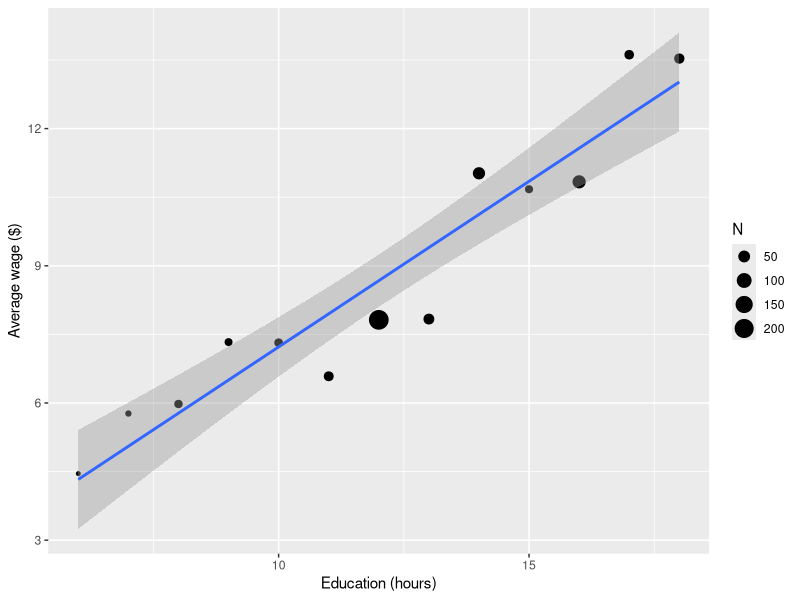
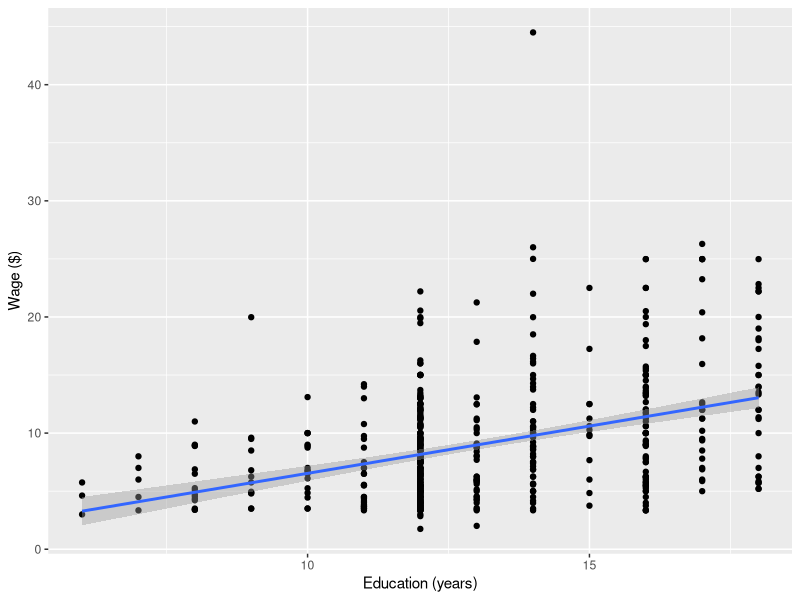
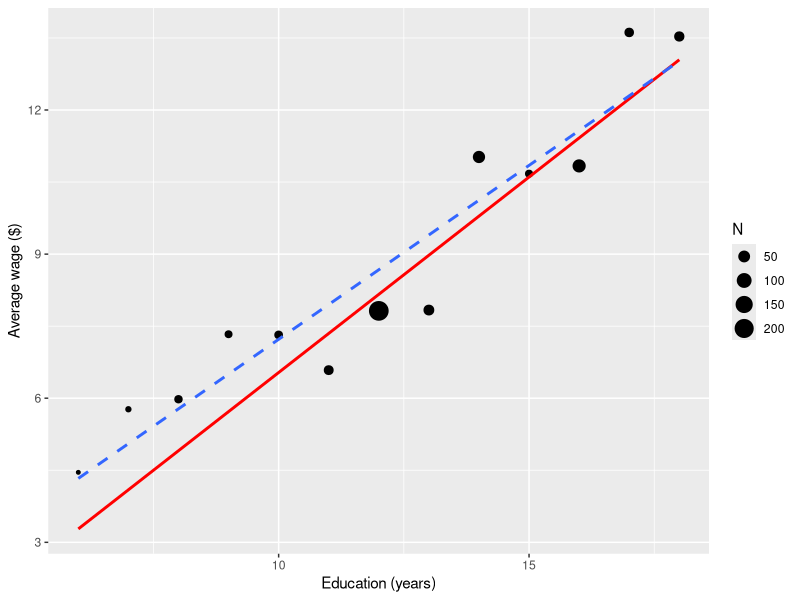
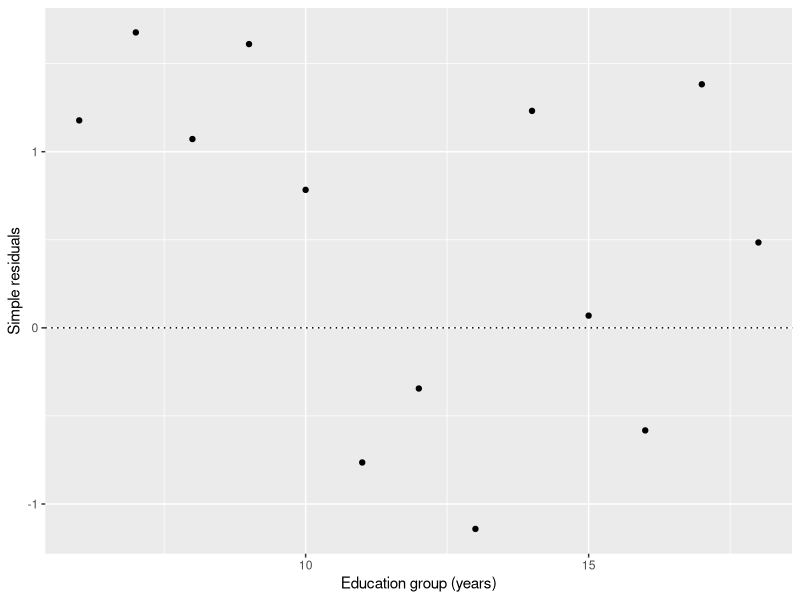
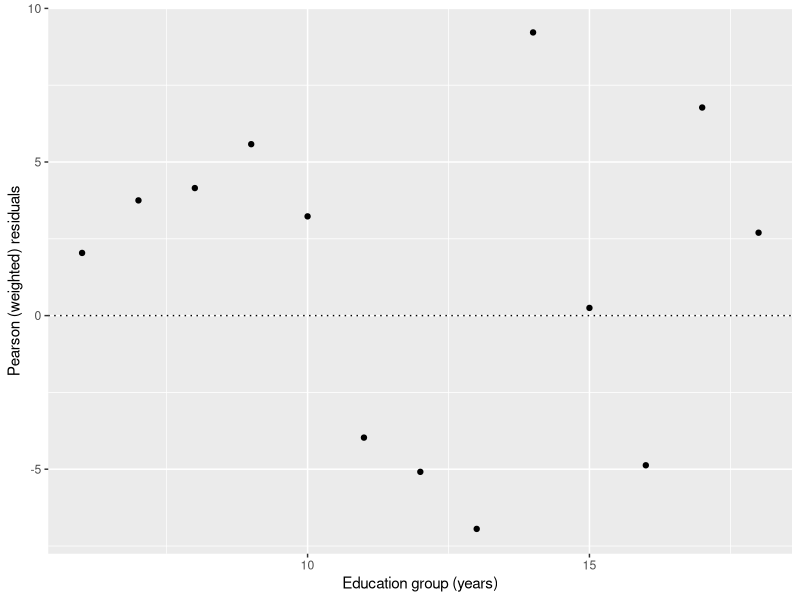
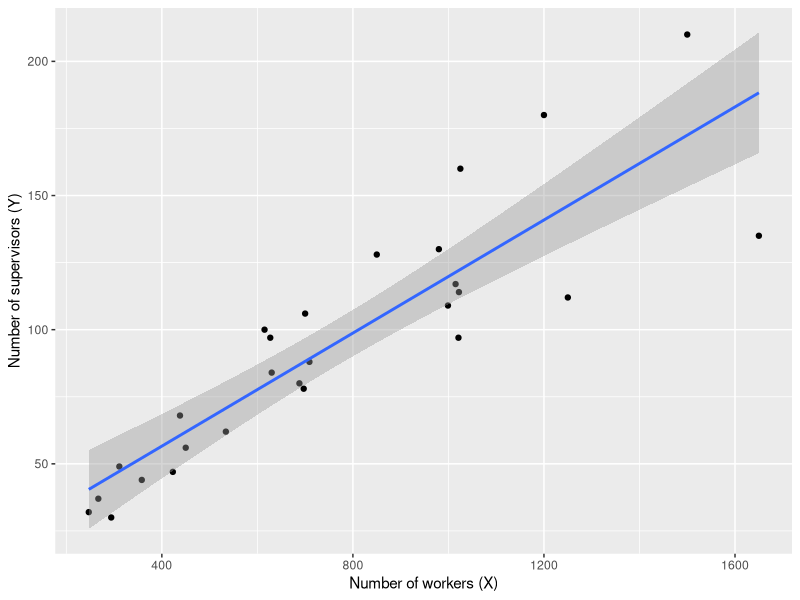
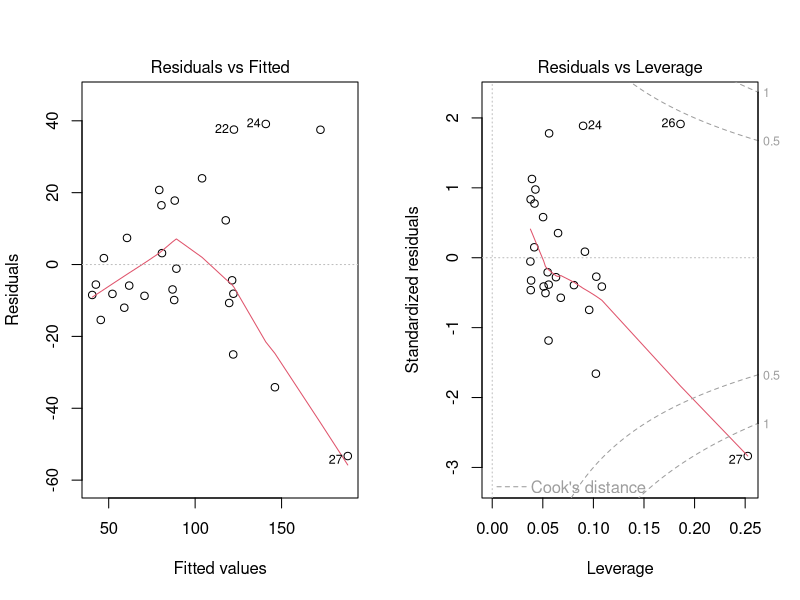
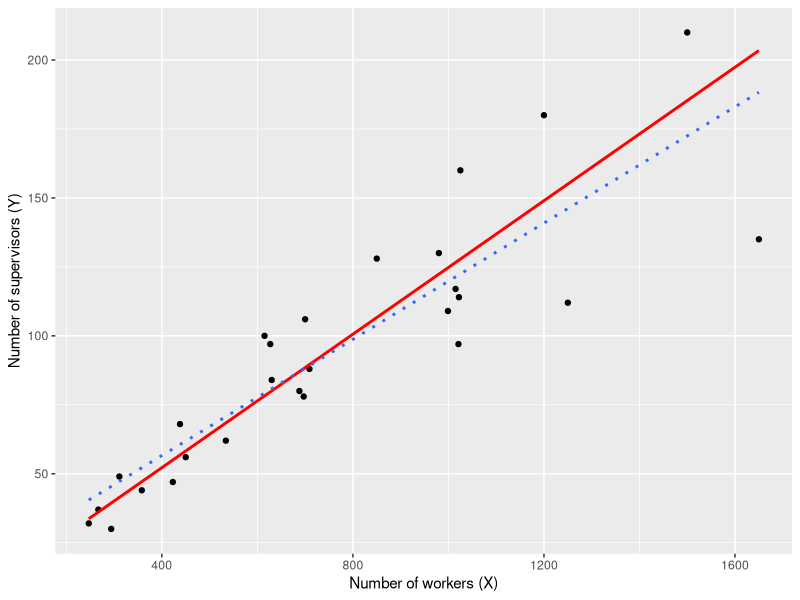

The R source for these figures, in order:
## ---- chunk 1
library(knitr)
opts_chunk$set(dev=c("png", "pdf"))
opts_chunk$set(fig.height=5, fig.width=7, fig.path="Figures/", fig.alt="unlabelled")
opts_chunk$set(comment="", fig.align="center", tidy=TRUE)
options(knitr.kable.NA = '')
library(tidyverse)
library(broom)
## ---- chunk 2
CPS5grouped =read.csv("CPS5grouped.csv",header=TRUE)
CPS5grouped =read.csv("../data/CPS5grouped.csv")
CPS5grouped
## ---- chunk 3
ggplot(data=CPS5grouped,
       mapping=aes(x=EDgroup, y=AvWage)) +
  geom_point(mapping = aes(size = N)) +
  geom_smooth(method='lm') +
  labs(x="Education (hours)", y = "Average wage ($)")
## ---- chunk 4
grouped.lm <- lm(AvWage ~ EDgroup, data=CPS5grouped)
summary(grouped.lm)
## ---- chunk 5
CPS5 = read.csv("CPS5.csv", header=TRUE)
CPS5 = read.csv("../data/CPS5.csv", header=TRUE)
head(CPS5);
## ---- chunk 6
ggplot(data=CPS5,
       mapping=aes(x=ED, y=WG)) +
  geom_point() +
  geom_smooth(method='lm') +
  labs(x="Education (years)", y="Wage ($)")
## ---- chunk 7
cps5.lm  = lm(WG ~ ED, data=CPS5)
summary(cps5.lm)
## ---- chunk 8
cps.wls = lm(AvWage ~ EDgroup, weights=N, data=CPS5grouped)
summary(cps.wls)
## ---- chunk 9
summary(cps5.lm)
## ---- chunk 10
ggplot(data=CPS5grouped,
       mapping=aes(x=EDgroup, y=AvWage)) +
  geom_point(mapping=aes(size=N)) +
  geom_smooth(method='lm', mapping=aes(weight=N), col='red', se=FALSE) +
  geom_smooth(method='lm', linetype = 'dashed' , se=FALSE) +
  labs(x="Education (years)", y="Average wage ($)")
## ---- chunk 11
augment(cps.wls, CPS5grouped) |>
  ggplot(mapping = aes(x=EDgroup, y=.resid)) +
  geom_point() +
  geom_hline(yintercept=0, linetype="dotted") +
  labs(y="Simple residuals", x="Education group (years)")
## ---- chunk 12
augment(cps.wls, CPS5grouped) |>
  mutate(pearson = .resid*sqrt(N)) |>
  ggplot(mapping = aes(x=EDgroup, y=pearson)) +
  geom_point() +
  geom_hline(yintercept=0, linetype="dotted") +
  labs(y="Pearson (weighted) residuals", x="Education group (years)")
## ---- chunk 13
supervisors = read.csv("supervisors.csv")
supervisors = read.csv("../data/supervisors.csv")
supervisors
## ---- chunk 14
ggplot(supervisors,
       mapping=aes(x=X, y=Y)) +
  geom_point() +
  geom_smooth(method='lm') +
  labs(x = "Number of workers (X)", y = "Number of supervisors (Y)")
## ---- chunk 15
sup.lm <- lm(Y ~ X, data=supervisors)
par(mfrow=c(1,2))
plot(sup.lm, which=c(1,5))
## ---- chunk 16
sup.wls = lm(Y ~ X  , data=supervisors, weights = 1/X^2 )
summary(sup.wls)
## ---- chunk 17
ggplot(data=supervisors,
       mapping=aes(x=X, y=Y)) +
  geom_point() +
  geom_smooth(method='lm', mapping=aes(weight=1/X^2), col='red', se=FALSE) +
  geom_smooth(method='lm', linetype='dotted', se=FALSE) +
  labs(x="Number of workers (X)", y = "Number of supervisors (Y)")
## ---- chunk 18
augment(sup.wls) |>
  mutate(pearson = .resid/X) |>
  ggplot(mapping = aes(x=X, y=pearson)) +
  geom_point() +
  geom_hline(yintercept=0, linetype="dotted") +
  labs(y="Pearson (weighted) residuals", x="Number of workers (X)")
## ---- chunk 19
CPS5weighted <- CPS5grouped |> mutate(Wt = N/ StDev^2)
cps.wls2 <- lm(AvWage ~ EDgroup, weights=Wt, data=CPS5weighted)
summary(cps.wls2)
## ---- chunk 20
ggplot(data=CPS5weighted,
       mapping=aes(x=EDgroup, y=AvWage)) +
  geom_point(mapping=aes(size=N)) +
  geom_smooth(method='lm', mapping=aes(weight=Wt), col='red', se=FALSE) +
  geom_smooth(method='lm', mapping=aes(weight=N), linetype='dotted', se=FALSE) +
  labs(x="Education group (years)", y="Average Wage ($)")
